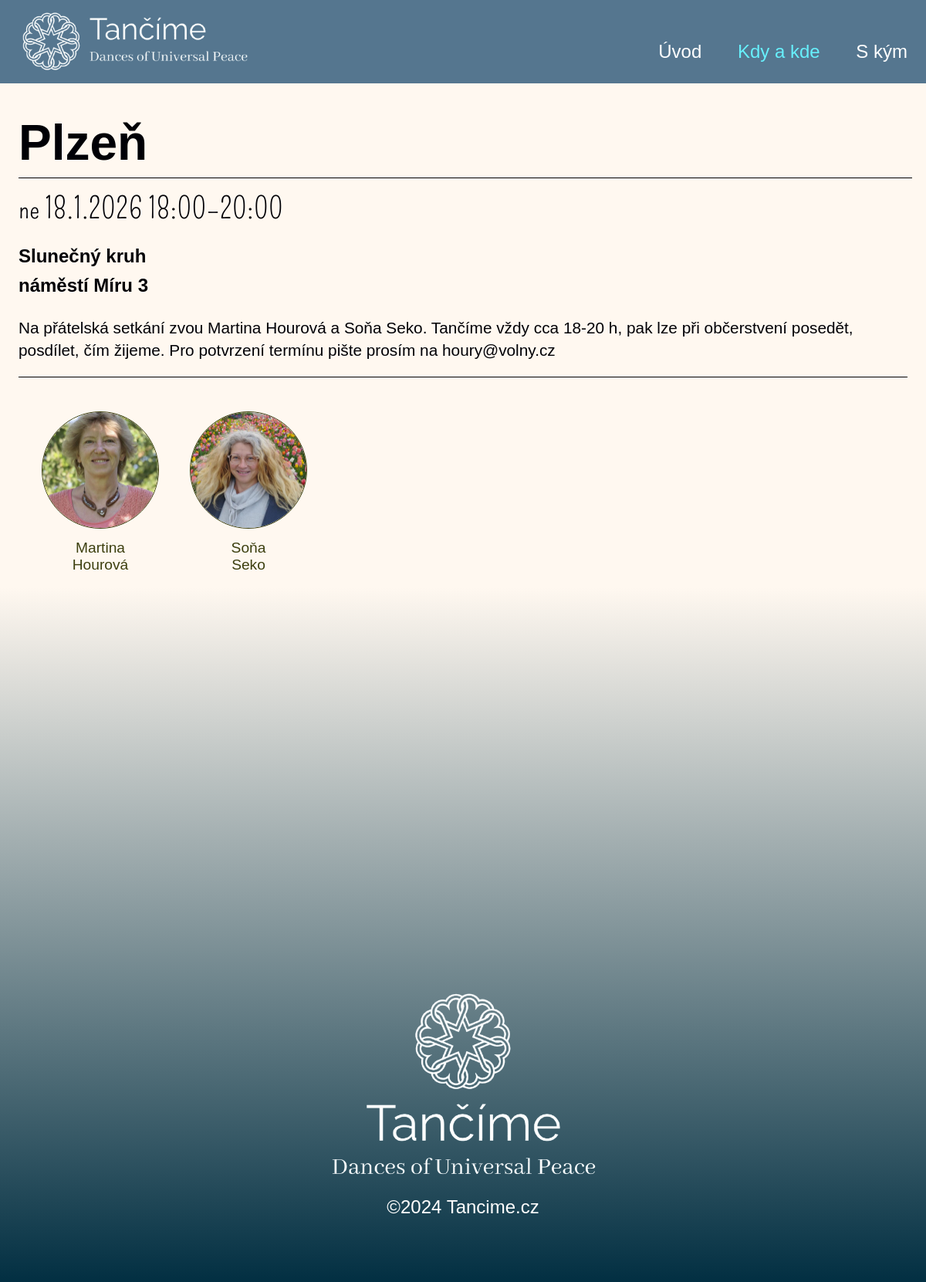
The app's page /event/149/ with its own data.
### danceapp/models.py (models this page shows, shortened)
class Event(models.Model):
    parent = models.ForeignKey('EventGroup', verbose_name="Event Group", on_delete=models.PROTECT)
    date = models.DateField(verbose_name="Datum", default=datetime.date.today)
    description = models.TextField(verbose_name="Dodatečný popis (nepovinné)", null=True, blank=True)
    _lock = Lock()
    town_to_number = {}
    next_number = 1
    class Meta:
        verbose_name = "Taneční večer"
        verbose_name_plural = "Taneční večery"
        ordering = ['-date']

class EventGroup(models.Model):
    lector = models.ManyToManyField(Lector, through='EventLector', verbose_name="Lektor")
    location = models.ForeignKey(Location, verbose_name="Místo konání", on_delete=models.PROTECT)
    startTime = models.TimeField(verbose_name="Začátek", default='18:00')
    endTime = models.TimeField(verbose_name="Konec (nepovinné)", default='20:00', null=True, blank=True)
    description = models.TextField(verbose_name="Popis (nepovinné)", null=True, blank=True)
    image = models.ImageField(verbose_name="Obrázek", upload_to='images/', null=True, blank=True)
    class Meta:
        verbose_name = "Taneční večer"
        verbose_name_plural = "Taneční večery"
        ordering = ['-startTime']
    @property
    def ordered_lectors(self):
        return Lector.objects.filter(eventlector__eventId=self).order_by('eventlector__order')

class Location(models.Model):
    coordinates = models.CharField(max_length=50, verbose_name="Souřadnice")
    COUNTRIES = [('CZ','Česko'), ('DE','Německo'), ('SK','Slovensko'), ('AT','Rakousko'), ('PL','Polsko'), ('NL', 'Nizozemsko'), ('UK', 'Velká Británie'), ('FR', 'Francie')]
    country = models.CharField(max_length=2, choices=COUNTRIES, default='CZ')
    name = models.CharField(max_length=50, null=True, blank=True, verbose_name="Název místa (nepovinné)")
    town = models.CharField(max_length=50, verbose_name="Město/Obec")
    address = models.CharField(max_length=100, verbose_name="Adresa (ulice a ČP)")
    description = models.CharField(max_length=100, null=True, blank=True, verbose_name="Popis (jak se k nám dostat)")
    lector = models.ManyToManyField(Lector, verbose_name="Lektor")
    class Meta:
        verbose_name = "Místo konání"
        verbose_name_plural = "Místa konání"

class Lector(models.Model):
    user = models.OneToOneField(User, on_delete=models.CASCADE, null=True, blank=True, verbose_name="Uživatel")
    firstName = models.CharField(max_length=50, verbose_name="Jméno")
    lastName = models.CharField(max_length=50, null=True, blank=True, verbose_name="Příjmení")
    slug = models.SlugField(max_length=100, unique=True)
    image = models.ImageField(upload_to='images/', verbose_name="Fotka")
    description = models.TextField(verbose_name="Popis")
    phone = models.CharField(max_length=50, null=True, blank=True, verbose_name="Telefon")
    email = models.EmailField(null=True, blank=True, verbose_name="E-mail")
    link = models.CharField(max_length=256, null=True, blank=True, verbose_name="Odkaz na stránku")
    fb = models.CharField(max_length=256, null=True, blank=True, verbose_name="Facebook (odkaz)")
    objects = models.Manager()  # Default manager
    ordered_objects = OrderedLectorManager()  # Custom manager for ordering
    class Meta:
        verbose_name = "Lektor"
        verbose_name_plural = "Lektoři"

### dance_web/views.py (the view)
# urls.py: path('event/<int:id>/', views.evening_page, name='evening_page'),
def evening_page(request, id):
    event = Event.objects.get(id=id)
    context = {
        'event': event,
    }
    return render(request, 'evening_page.html', context)

### templates/evening_page.html (shortened to what this page needs)
{% extends "base.html" %}
{% load custom_filters %}
{% load static %}
{% block extra_css %}
<link rel="stylesheet" type="text/css" href="{% static 'css/event_page.css' %}">
<link rel="stylesheet" type="text/css" href="{% static 'css/lector_list.css' %}">
<link rel="stylesheet" type="text/css" href="{% static 'css/evening_page.css' %}">
{% endblock %}
{% block content %}
<div class="event-detail section-container">
    <div class="event-title">{{ event.parent.location.town }}</div>
    <div class="event-date">
        {% with event|date_format_year as date %}
        {{ date.day }} {{ date.date }}  {{ date.startTime }}{% if date.endTime %}&ndash;{{ date.endTime }} {% endif %}
        {% endwith %}
    </div>
    <div class="event-address">{% if event.parent.location.name %} {{ event.parent.location.name }} <br> {% endif %} {{ event.parent.location.address }} </div>
    {% if event.parent.description %}
    <div class="event-description">
        {{ event.parent.description|safe }}
    </div>
    {% endif %}
    <div class="lector-list">
        {% include "lector_list.html" with lectors=event.parent.ordered_lectors %}
    </div>
</div>
{% endblock %}

### templates/lector_list.html
<div class="lectors">
    {% for lector in lectors %}
    <div class="lector">
        <a href="{% url 'lector_page' slug=lector.slug %}" style="text-decoration: none;">
            <img src="{{ lector.image.url }}" alt="{{ lector.firstName }}">
            <div class="lector-name">
                {{lector.firstName}} {% if lector.lastName %} <br />{{lector.lastName}} {% endif %}
            </div>
        </a>
    </div>
    {% endfor %}
</div>

### static/css/base.css (style rules this page uses)
body { padding: 0px; margin: 0px; }
a { text-decoration: none; }
.section-container { width: 96%; max-width: 1200px; display: inline-block; }

### static/css/event_page.css (style rules this page uses)
.event-detail { margin-top: 150px; margin-left: 0px; padding-left: 0px; color: #000006; }
.event-title { font-family: 'Amatic SC', sans-serif; font-weight: 700; font-size: 4em; padding-bottom: 10px; margin-right: -6px; text-align: left; border-bottom: 1px solid #000006; margin-bottom: 10px; line-height: 70px; }
.event-date { font-family: 'Pompiere', sans-serif; font-size: 2.4em; padding-bottom: 20px; padding-top: 6px; text-align: left; }
.event-address { font-family: 'Raleway', sans-serif; font-size: 1.5em; line-height: 1.6; margin-bottom: 20px; text-align: left; font-weight: 700; }
.event-description { font-family: 'Raleway', sans-serif; font-size: 1.3em; text-align: left; line-height: 1.4; vertical-align: top; margin-bottom: 20px; text-align: left; width: 100%; }
.lector-list { padding-top: 34px; display: flex; border-top: 1px solid #000006; }

### static/css/lector_list.css (style rules this page uses)
.lectors { display: flex; flex-wrap: wrap; justify-content: center; gap: 20px; padding: 0 20px; }
.lector { flex: 0 1 150px; max-width: 200px; padding: 10px; transition: transform 0.3s; box-sizing: border-box; text-align: center; }
.lector img { width: 150px; height: 150px; border-radius: 50%; object-fit: cover; margin-bottom: 10px; border: 1px solid #3C3F0F; }
.lector-name { font-size: 1.2em; margin-bottom: 8px; color: #3C3F0F; font-family: 'Raleway', sans-serif; }

### records on screen
Event: parent.location.town "Plzeň", parent.location.name "Slunečný kruh", parent.location.address "náměstí Míru 3", parent.description "Na přátelská setkání zvou Martina Hourová a Soňa Seko. Tančíme vždy cca 18-20 h, pak lze při občerstvení posedět, posdílet, čím žijeme. Pro potvrzení termínu pište prosím na houry@volny.cz"
Lector: image (picture), firstName "Martina", lastName "Hourová"
Lector: image (picture), firstName "Soňa", lastName "Seko"

### other values on screen
{{ date.day }} "ne"
{{ date.date }} "18.1.2026"
{{ date.startTime }} "18:00"
{{ date.endTime }} "20:00"
